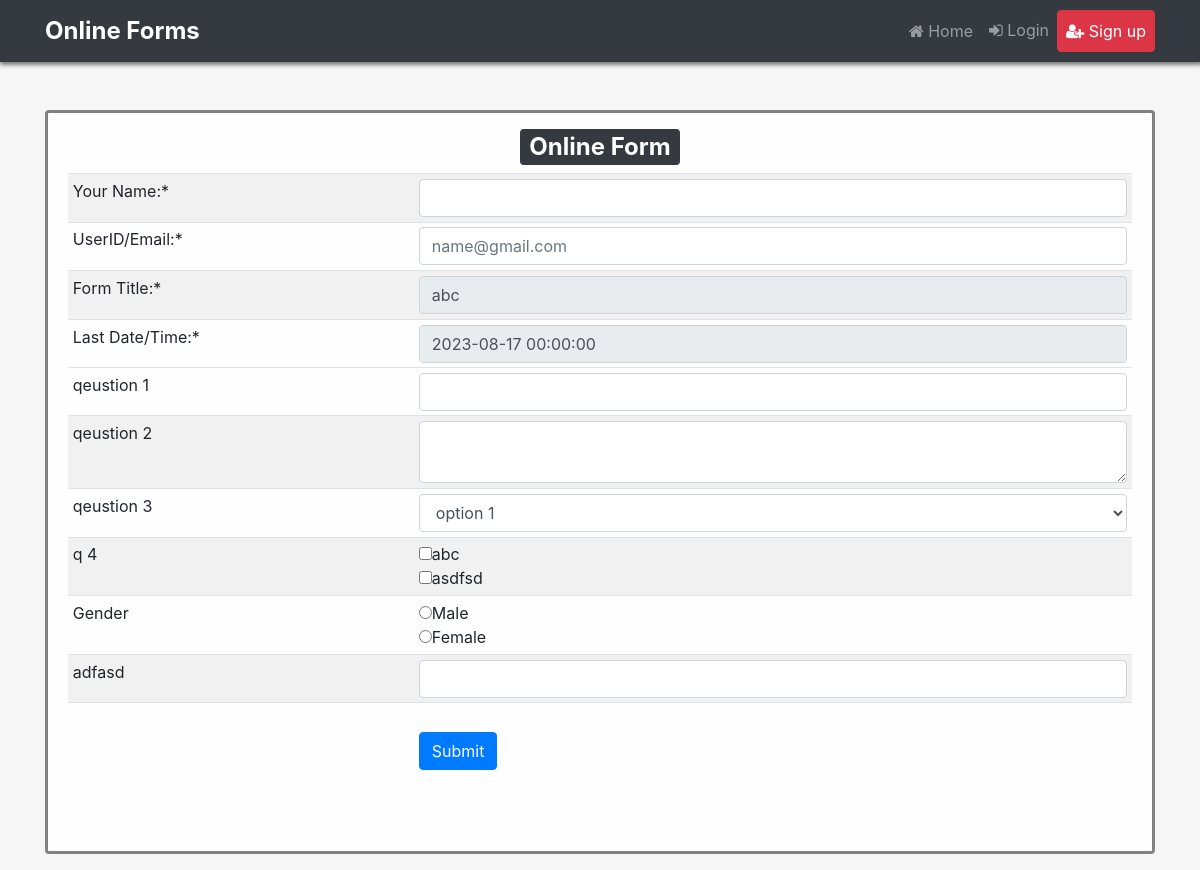
Page /form.php?token=x0z2dkb5 on the committed database.
### tables this page shows
CREATE TABLE `forms` (
  `id` int(11) NOT NULL,
  `title` varchar(100) NOT NULL,
  `last_date` datetime NOT NULL,
  `user_id` int(11) NOT NULL,
  `token` varchar(50) NOT NULL,
  `status` varchar(20) NOT NULL,
  `created_at` timestamp NOT NULL DEFAULT current_timestamp(),
  `updated_at` timestamp NOT NULL DEFAULT current_timestamp() ON UPDATE current_timestamp()
);

CREATE TABLE `questions` (
  `id` int(11) NOT NULL,
  `form_id` int(11) NOT NULL,
  `question` varchar(255) NOT NULL,
  `type` varchar(20) NOT NULL
);

CREATE TABLE `question_detail` (
  `id` int(11) NOT NULL,
  `form_id` int(11) NOT NULL,
  `question_id` int(11) NOT NULL,
  `field_option` varchar(255) NOT NULL
);

### form.php (the view, shortened to what this page needs)
<?php
include("header.php");
if (isset($_GET['token'])) {
    $token = $_GET['token'];
    $query1="SELECT * FROM `forms` WHERE `token`='$token'";
    $run1=mysqli_query($con,$query1);
    $data1=mysqli_fetch_assoc($run1);
    $id = $data1['id'];
}
?>
<div align="center">
<div class="container">
  <br>
  <br>
<form method="post" enctype="multipart/form-data">
<div class="alert alert-light" style="border:solid">
  <h2><span class="badge badge-dark">Online Form</span></h2>
<table class="table table-striped table-sm">
	<td>Your Name:*</td>
<td><input type="text" name="name" class="form-control" required></td></tr>
<tr><td>UserID/Email:*</td>
<td><input type="email" name="email" class="form-control" placeholder="name@gmail.com" required></td></tr>
<tr><td>Form Title:*</td>
<td><input type="text" name="title" class="form-control" readonly value="<?php echo $data1['title']; ?>"></td></tr>
<tr><td>Last Date/Time:*</td>
<td><input type="text" name="last_date" class="form-control" readonly value="<?php echo $data1['last_date']; ?>"></td></tr>
<tr>
<?php
    $query="SELECT * FROM `questions` WHERE `form_id`='$id'";
    $run=mysqli_query($con,$query);
       if ($run==TRUE)
         {
       while($data=mysqli_fetch_array($run))
       {
        ?>
            <tr>
         <td><?php echo $data['question']; ?></td>
         <td>
         	<?php
         	$question_id = $data['id'];
         	if($data['type']=="Short Text"){
         		echo '<input type="text" class="form-control" name="field['.$question_id.']">';
         	}elseif($data['type']=="Long Text"){
         		echo '<textarea type="text" class="form-control" name="field['.$question_id.']"></textarea>';
         	}elseif($data['type']=="Dropdown Fields"){
         		echo '<select name="field['.$question_id.']" required class="form-control">';
         		$query3="SELECT * FROM `question_detail` WHERE `form_id`='$id' AND `question_id`='$question_id'";
                  $run3=mysqli_query($con,$query3);
                     if ($run3==TRUE)
                       {
                     while($data3=mysqli_fetch_array($run3))
                     {
                      $field_option = $data3['field_option'];
                      echo '<option value="'.$field_option.'">'.$field_option.'</option>';
                     }
                   }
                   echo '</select>';
         	}elseif($data['type']=="Checkboxes"){
         		$query3="SELECT * FROM `question_detail` WHERE `form_id`='$id' AND `question_id`='$question_id'";
                  $run3=mysqli_query($con,$query3);
                     if ($run3==TRUE)
                       {
                     while($data3=mysqli_fetch_array($run3))
                     {
                      $field_option = $data3['field_option'];
                      echo '<input type="checkbox" name="field['.$question_id.'][]" value="'.$field_option.'">';
                      echo $field_option;
                      echo "<br>";
                     }
                   }
         	}
         	elseif($data['type']=="Radio Button Fields"){
         		$query3="SELECT * FROM `question_detail` WHERE `form_id`='$id' AND `question_id`='$question_id'";
                  $run3=mysqli_query($con,$query3);
                     if ($run3==TRUE)
                       {
                     while($data3=mysqli_fetch_array($run3))
                     {
                      $field_option = $data3['field_option'];
                      echo '<input type="radio" name="field['.$question_id.']" required value="'.$field_option.'">';
                      echo $field_option;
                      echo "<br>";
                     }
                   }
         	}
         	?>
         </td>
         </tr>
<?php
       }
     }
     ?>
</tr>
<tr><td></td>
<td><br><div ><button type="submit" name="submit" class="btn btn-primary">Submit</button></div><br><br></td></tr>
</table>
</div>
</form>
</div>
</div>
</body>
</html>

### header.php (shortened to what this page needs)
<!doctype html>
<html lang="en">
<head>
  <link rel="stylesheet" href="https://maxcdn.bootstrapcdn.com/bootstrap/4.4.1/css/bootstrap.min.css">
  <link rel="stylesheet" href="https://cdnjs.cloudflare.com/ajax/libs/font-awesome/4.7.0/css/font-awesome.min.css">
</head>
<body style="background-color: #f6f6f6;">
  <nav class="navbar navbar-expand-md navbar-dark bg-dark" style="box-shadow: 1px 2px 4px 1px rgba(0, 0, 0, 0.5);">
  <div class="container">
    <a class="navbar-brand" href="index.php">
      <span class="font-weight-bold" style="font-size: 24px;">Online Forms</span>
    </a>
    <div class="collapse navbar-collapse" id="collapsibleNavbar">
      <ul class="navbar-nav ml-auto">
        <li class="nav-item">
          <a class="nav-link" href="index.php"><i class="fa fa-home"></i> Home</a>
        </li>
      </ul>
      <ul class="navbar-nav">
        <li class="nav-item">
          <a class="nav-link" href="login.php"><i class="fa fa-sign-in"></i> Login</a>
        </li>
        <li class="nav-item">
          <a class="nav-link btn btn-danger text-white" href="signup.php"><i class="fa fa-user-plus"></i> Sign up</a>
        </li>
      </ul>
    </div>
  </div>
</nav>
</body>
</html>

### rows in the picture
forms: title "abc", last_date "2023-08-17 00:00:00"
questions: question "qeustion 1"
questions: question "qeustion 2"
questions: question "qeustion 3"
questions: question "q 4"
question_detail: field_option "abc"
question_detail: field_option "asdfsd"
questions: question "Gender"
question_detail: field_option "Male"
question_detail: field_option "Female"
questions: question "adfasd"

### other values in the picture
form field value "option 1"
